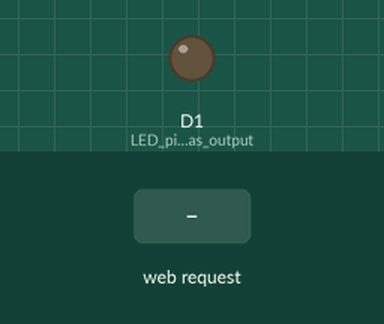
The sketch below on a simulated ESP8266 (NodeMCU). Shown: output pins drawn as LEDs (lit = HIGH). The inputs (shaded band) are chosen by the test bench. WiFi joins after 1.5 s; servers stay silent unless stated; what the sketch prints to the serial monitor is not drawn.

Above: at 2.7 s.
2.8 s: HTTP request GET /light/on received
At 3.1 s:
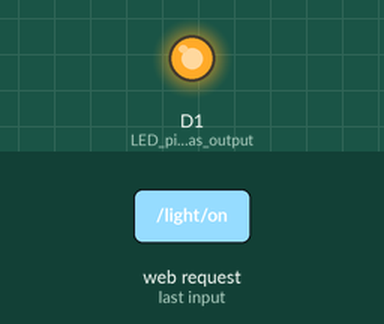
4.3 s: HTTP request GET /light/off received
At 5.5 s:
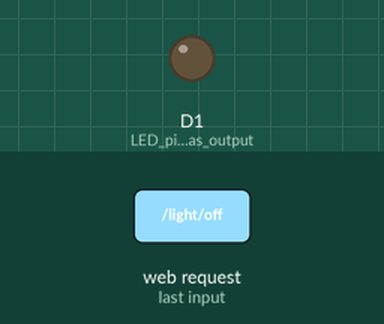
Timing chart, 0 to 7.3 s (numbered marks = the images above; inputs shaded):
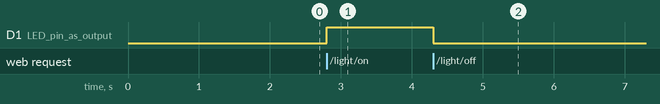

The sketch:

led_control.ino
```cpp
//#include <ESP8266WiFi.h>
//#include <PubSubClient.h>
//
//// WiFi的SSID和密码
//const char* ssid = "iPhone";
//const char* password = "1666201454";
//
//// MQTT Broker的地址和端口
//const char* mqtt_server = "broker.hivemq.com";
//
//WiFiClient espClient;
//PubSubClient client(espClient);
//
//// 用于控制LED灯的GPIO引脚
//const int ledPin = D1;
//
//void setup_wifi() {
//  delay(10);
//  Serial.println();
//  Serial.print("Connecting to ");
//  Serial.println(ssid);
//
//  WiFi.begin(ssid, password);
//
//  while (WiFi.status() != WL_CONNECTED) {
//    delay(500);
//    Serial.print(".");
//  }
//
//  Serial.println("");
//  Serial.println("WiFi connected");
//  Serial.println("IP address: ");
//  Serial.println(WiFi.localIP());
//}
//
//void callback(char* topic, byte* payload, unsigned int length) {
//  String messageTemp;
//  for (int i = 0; i < length; i++) {
//    messageTemp += (char)payload[i];
//  }
//  Serial.print("Message arrived [");
//  Serial.print(topic);
//  Serial.print("] ");
//  Serial.println(messageTemp);
//
//  if (messageTemp == "1") {
//    digitalWrite(ledPin, HIGH);
//    Serial.println("LED turned on");
//  } else if (messageTemp == "0") {
//    digitalWrite(ledPin, LOW);
//    Serial.println("LED turned off");
//  }
//}
//
//void testLED() {
//  for (int i = 0; i < 3; i++) {
//    digitalWrite(ledPin, HIGH);
//    delay(500);
//    digitalWrite(ledPin, LOW);
//    delay(500);
//  }
//}
//
//void setup() {
//  Serial.begin(115200);
//  pinMode(ledPin, OUTPUT);
//  testLED();                   // 测试LED灯
//  setup_wifi();
//  client.setServer(mqtt_server, 1883);
//  client.setCallback(callback);
//}
//
//void reconnect() {
//  while (!client.connected()) {
//    Serial.print("Attempting MQTT connection...");
//    if (client.connect("ESP8266Client")) {
//      Serial.println("connected");
//      client.subscribe("pc/lightControl");
//    } else {
//      Serial.print("failed, rc=");
//      Serial.print(client.state());
//      Serial.println(" try again in 5 seconds");
//      delay(5000);
//    }
//  }
//}
//
//void loop() {
//  if (!client.connected()) {
//    reconnect();
//  }
//  client.loop();
//}


//void setup() {
//  pinMode(D1, OUTPUT); // 设置D1引脚为输出模式
//}
//
//void loop() {
//  digitalWrite(D1, HIGH); // 点亮LED灯
//  delay(1000);            // 等待一秒
//  digitalWrite(D1, LOW);  // 熄灭LED灯
//  delay(1000);            // 等待一秒
//}


//#include <ESP8266WiFi.h>
//#include <PubSubClient.h>
//
//// WiFi的SSID和密码
//const char* ssid = "iPhone";
//const char* password = "1666201454";
//
//// MQTT Broker的地址和端口
//const char* mqtt_server = "broker.hivemq.com";
//
//WiFiClient espClient;
//PubSubClient client(espClient);
//
//// 用于控制内置LED灯的GPIO引脚, 修改为内置LED的引脚
//const int ledPin = 2; // 大多数NodeMCU v3板上内置LED连接到GPIO 2
//
//void setup_wifi() {
//  delay(10);
//  // 启动串口和WiFi连接
//  Serial.println();
//  Serial.print("Connecting to ");
//  Serial.println(ssid);
//
//  // 尝试连接WiFi
//  WiFi.begin(ssid, password);
//
//  // 等待WiFi连接
//  while (WiFi.status() != WL_CONNECTED) {
//    delay(500);
//    Serial.print(".");
//  }
//
//  // 连接成功后打印IP地址
//  Serial.println("");
//  Serial.println("WiFi connected");
//  Serial.println("IP address: ");
//  Serial.println(WiFi.localIP());
//}
//
//void callback(char* topic, byte* payload, unsigned int length) {
//  // MQTT消息处理
//  String messageTemp;
//  for (int i = 0; i < length; i++) {
//    messageTemp += (char)payload[i];
//  }
//  Serial.print("Message arrived [");
//  Serial.print(topic);
//  Serial.print("] ");
//  Serial.println(messageTemp);
//
//  // 根据消息控制LED
//  if (messageTemp == "1") {
//    digitalWrite(ledPin, LOW); // 点亮LED
//    Serial.println("LED turned on");
//  } else if (messageTemp == "0") {
//    digitalWrite(ledPin, HIGH); // 熄灭LED
//    Serial.println("LED turned off");
//  }
//}
//
//void testLED() {
//  // 在启动时测试LED灯，确认硬件工作正常
//  for (int i = 0; i < 3; i++) {
//    digitalWrite(ledPin, HIGH); // 点亮LED
//    delay(500);                 // 等待500毫秒
//    digitalWrite(ledPin, LOW);  // 熄灭LED
//    delay(500);                 // 等待500毫秒
//  }
//}
//
//void setup() {
//  // 初始化串口，设置LED引脚，测试LED，连接WiFi和MQTT
//  Serial.begin(115200);
//  pinMode(ledPin, OUTPUT);
//  testLED();                   // 测试内置LED灯
//  setup_wifi();                // 连接WiFi
//  client.setServer(mqtt_server, 1883);
//  client.setCallback(callback); // 设置MQTT消息回调
//}
//
//void reconnect() {
//  // 在失去连接时尝试重新连接MQTT
//  while (!client.connected()) {
//    Serial.print("Attempting MQTT connection...");
//    // 尝试连接，订阅主题
//    if (client.connect("ESP8266Client")) {
//      Serial.println("connected");
//      client.subscribe("pc/lightControl"); // 订阅主题
//    } else {
//      Serial.print("failed, rc=");
//      Serial.print(client.state());
//      Serial.println(" try again in 5 seconds");
//      delay(5000); // 等待5秒后重试
//    }
//  }
//}
//
//void loop() {
//  // 主循环，确保设备保持连接，并处理消息
//  if (!client.connected()) {
//    reconnect();
//  }
//  client.loop(); // 处理接收到的消息和发送消息
//}


#include <ESP8266WiFi.h>
#include <ESP8266WebServer.h>

const char* ssid = "iPhone";
const char* password = "1666201454";

ESP8266WebServer server(80);

void setup() {
  Serial.begin(115200);
  WiFi.begin(ssid, password);
  while (WiFi.status() != WL_CONNECTED) {
    delay(500);
    Serial.print(".");
  }
  Serial.println("");
  Serial.println("WiFi connected.");

  pinMode(D1, OUTPUT); // LED pin as output

  // Define routes
  server.on("/light/on", []() {
    digitalWrite(D1, HIGH);
    server.send(200, "text/plain", "Light is ON");
  });

  server.on("/light/off", []() {
    digitalWrite(D1, LOW);
    server.send(200, "text/plain", "Light is OFF");
  });

  server.begin();
  Serial.println("HTTP server started");
}

void loop() {
  server.handleClient();
}
```

Measured:
- after the input at 2.8 s, D1 (LED_pin_as_output): LOW → HIGH at once
- after the input at 4.3 s, D1 (LED_pin_as_output): HIGH → LOW at once
